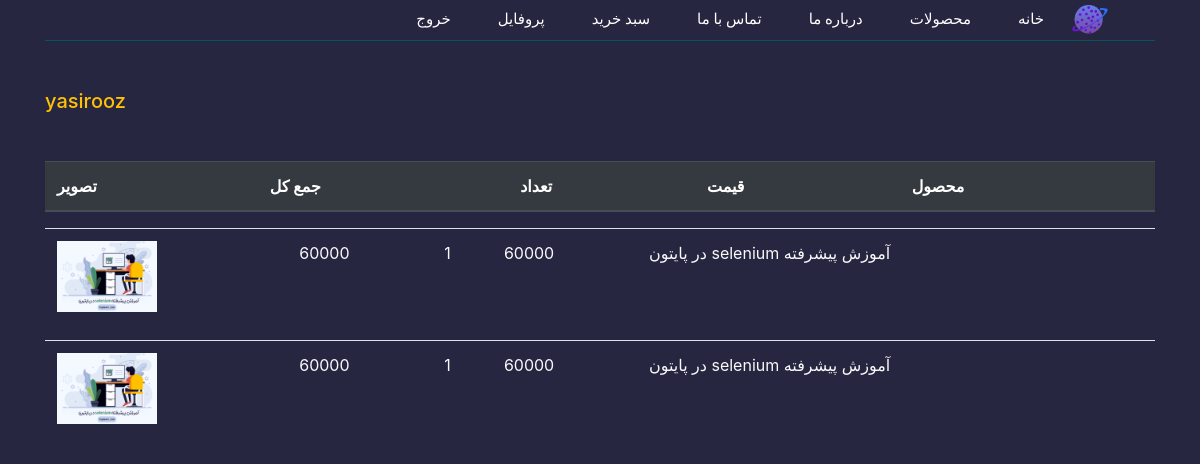
Before: /user-open-order/ (signed in) with the older database file.
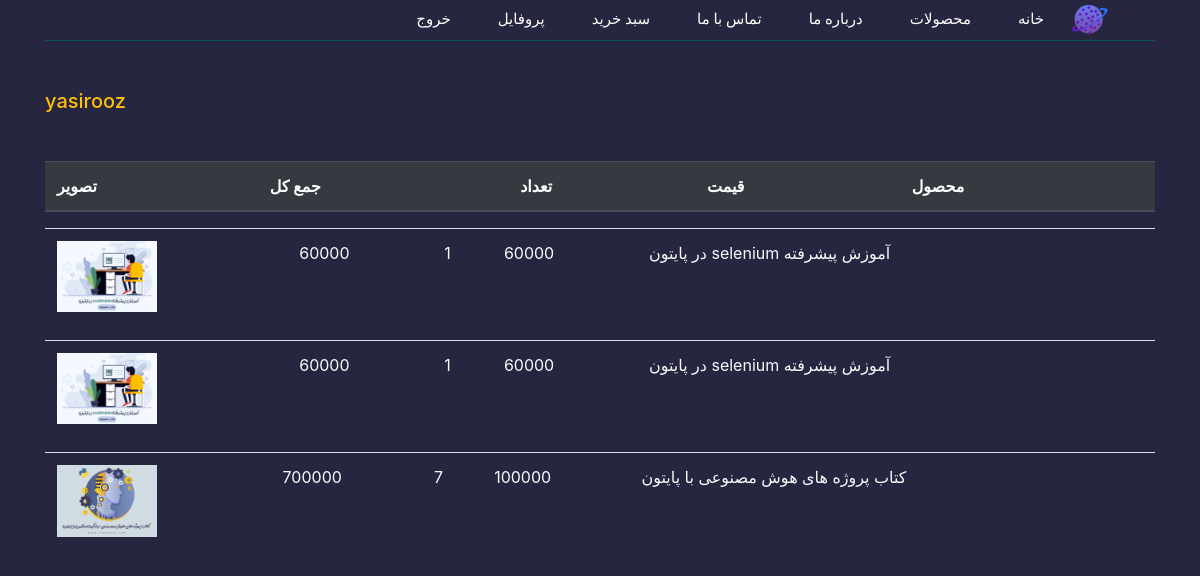
After: the same page with the newer database file.
### Shoping/models.py (models this page shows, shortened)
class OrderDetail(models.Model):
    order = models.ForeignKey(Order,on_delete=models.CASCADE,verbose_name='سبد خرید')
    product = models.ForeignKey(Product,on_delete=models.CASCADE,verbose_name='محصول')
    price = models.IntegerField(verbose_name='قیمت محصول')
    count = models.IntegerField(verbose_name='تعداد')
    def sum_price(self):
        return self.count * self.price
    class Meta:
        verbose_name_plural = 'اصلاعات جزئیات محصولات'
        verbose_name = 'جزئیات محصول'

class Product(models.Model):
    title = models.CharField(max_length=120,verbose_name="عنوان")
    description = models.TextField(verbose_name='توضیحات')
    price = models.IntegerField(verbose_name='قیمت')
    image = models.ImageField(upload_to='image/',blank=True,null=True,verbose_name='تصویر')
    active = models.BooleanField(verbose_name='فعال / غیرفعال',default=False)
    categories = models.ManyToManyField(Category,blank=True,verbose_name='دسته بندی ها')
    objects = ProdctManager()
    time = models.DateTimeField(auto_now_add=True,)
    def header(self):
        return self.title[:13] + '...'
    class Meta:
        verbose_name_plural = 'محصولات'  # --> for remove "s" on header page amdin
        verbose_name = 'محصولات'

### Shoping/views.py (the view)
# urls.py: path('user-open-order/',views.user_open_order,name='openOrder')
def user_open_order(request):
    context = {
        'order':None,
        'details':None
    }
    open_order:Order = Order.objects.filter(owner_id=request.user.id,is_paid=False).first()
    if open_order is not None:
        context['order'] = open_order
        context['details'] = open_order.orderdetail_set.all()
    return render(request,'user-open-order.html',context)

### Shoping/models.py (called while the page is built)
    def __str__(self):
        return str(self.owner)

### templates/user-open-order.html (shortened to what this page needs)
{% extends 'base.html' %}
{% load static %}
{% block body %}
<div class="container">
    {% if order != None and details|length > 0 %}
        <h5 class="text-warning my-5">{{ order }}</h5>
        <table class="table">
            <thead class="thead-dark">
              <tr>
                  <th scope="col">محصول</th>
                  <th scope="col">قیمت</th>
                  <th scope="col">تعداد</th>
                  <th scope="col">جمع کل</th>
                  <th scope="col">تصویر</th>
              </tr>
            </thead>
        </table>
        {% for i in details %}
        <table class="table">
            <tbody >
              <tr >
                <td class="text-light">{{ i.product.title }}</td>
                <td class="text-light">{{ i.product.price }}</td>
                <td class="text-light">{{ i.count }}</td>
                <td class="text-light">{{ i.sum_price }}</td>
                <th scope="row"><img style="width: 100px;" src="{{ i.product.image.url }}" alt=""></th>
              </tr>
            </tbody>
        </table>
        {% endfor %}
    {% else %}
        <div class="col-md-6 my-5">
            <p class="alert alert-warning text-center">هیچ محصولی در سبد خرید وجود ندارد</p>
        </div>
    {% endif %}
</div>
{% endblock %}

Changed rows visible on the page:
added OrderDetail: product "کتاب پروژه های هوش مصنوعی با پایتون", product.price "100000", count "7", sum_price "700000", product.image (picture)
